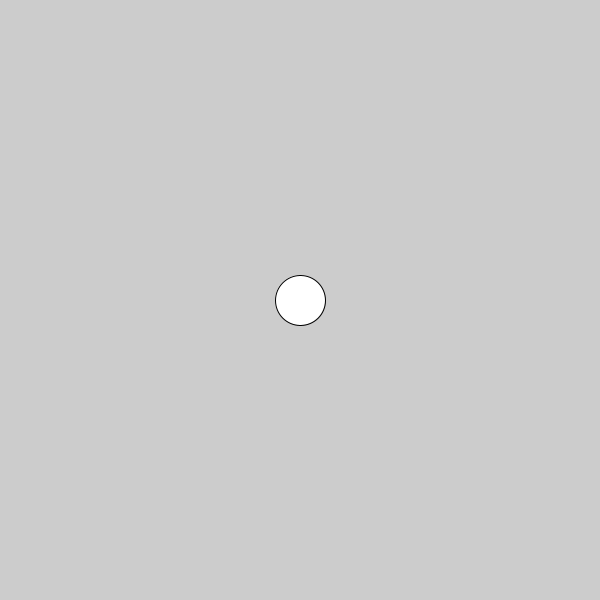
Frame 1 (no input)
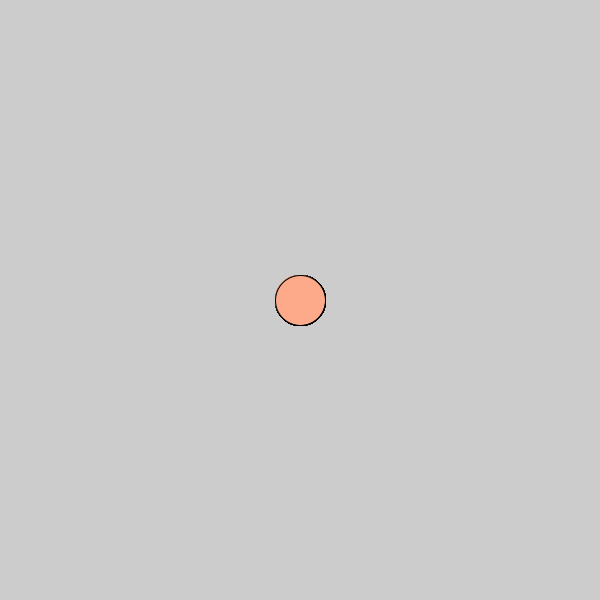
Frame 60 (the mouse pressed at the canvas centre just before this capture)
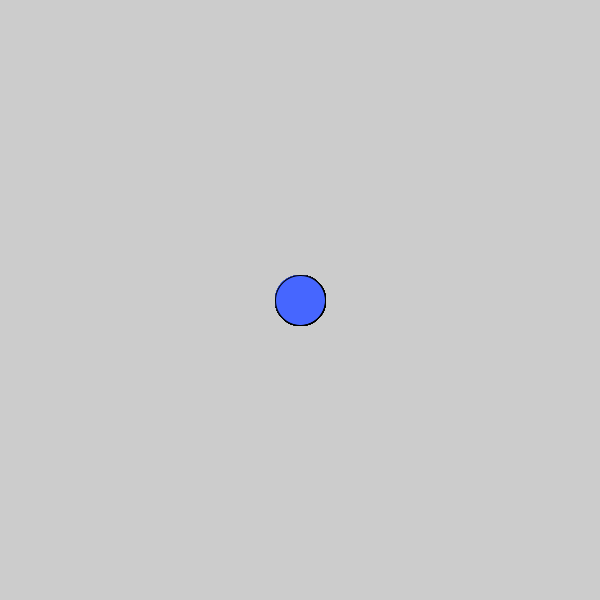
Frame 120 (the mouse held since frame 60 and released just before this capture)

The Processing sketch that drew these frames (run headless with seeded random() and noise(); from frame 60 on, the mouse is pressed at the canvas centre):

// Processing sketch: c_LogicalDot
// ── c_LogicalDot.pde

void setup() {
  
size(600,600);
  

}

void draw() {
  
// 2. Draw an ellipse
// Run the program to make sure it works before moving on
ellipse(300,300,50,50);

// 3. Change the color of the ellipse when the mouse is pressed.
//    Use the following code, but put your colors where indicated
//    Remember to use the   fill()  command to set colors.

if (mousePressed) {
 
   //  put one color here 
  fill(#4666FF);
} else {
  
   // put a different color here
  fill(#FCAA8A);
}  
  
  
  
}   
